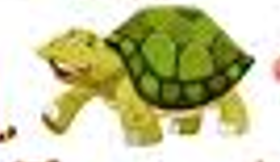
#> input picture tor.png, 280 x 162 px, found by its file name
$ python 'pr 9.py'
#> lines starting #> are read from the running program, lines starting #| are printed output that depends on the picture; long printed decimals are rounded
import cv2
import numpy as np

def detect_object(template_path, input_image_path):

    template = cv2.imread(template_path, 0)
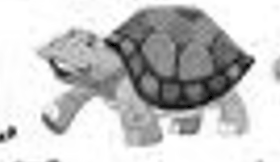
#> template: shape (162, 280); min 0, max 255, mean 197.1
    img = cv2.imread(input_image_path)
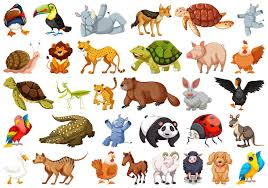
#> input picture animal.jpg, 268 x 188 px, found by its file name
#> img is the input picture: shape (188, 268, 3); mean B, G, R 184.7, 200.4, 214.1

    if template is None:
        print("Error: Template image not found!")
        return

    if img is None:
        print("Error: Input image not found!")
        return

    gray_img = cv2.cvtColor(img, cv2.COLOR_BGR2GRAY)
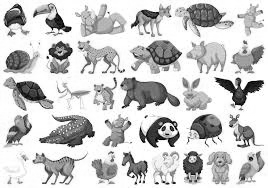
#> gray_img: shape (188, 268); min 0, max 255, mean 202.7

    best_score = -1
    best_location = None
    best_size = None

    scales = np.arange(0.3, 1.01, 0.05)

    for scale in scales:

        new_width = int(template.shape[1] * scale)
        new_height = int(template.shape[0] * scale)

        if new_width < 20 or new_height < 20:
            continue

        resized_template = cv2.resize(
            template,
            (new_width, new_height)
        )

        if (new_width > gray_img.shape[1] or
                new_height > gray_img.shape[0]):
            continue

        result = cv2.matchTemplate(
            gray_img,
            resized_template,
            cv2.TM_CCOEFF_NORMED
        )

        min_val, max_val, min_loc, max_loc = cv2.minMaxLoc(result)

        if max_val > best_score:
            best_score = max_val
            best_location = max_loc
            best_size = (new_width, new_height)
#> this loop made 15 passes
#> (min_val, max_val, min_loc, best_score, best_location) on pass 1: (-0.384, 0.582, (127, 12), 0.582, (111, 32))
#> (min_val, max_val, min_loc, max_loc) on passes 2 to 7: (-0.304, 0.427, (132, 53), (86, 66)), (-0.263, 0.31, (53, 10), (77, 64)), (-0.228, 0.229, (14, 55), (71, 53)), (-0.21, 0.249, (6, 56), (70, 37)), (-0.203, 0.226, (6, 12), (44, 72)), (-0.2, 0.174, (7, 44), (35, 73))
#> pass 1, in detect_object, `resized_template = cv2.resize( template, (new_width, new_height) )`:
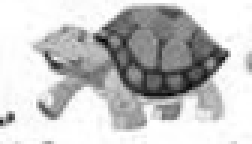
#> resized_template: shape (48, 84) (shown 3 times larger); min 1, max 255, mean 197
#> pass 1, in detect_object, `result = cv2.matchTemplate( gray_img, resized_template, cv2.TM_CCOEFF_..`:
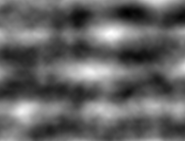
#> result: shape (141, 185) float32; min -0.384, max 0.582, mean -0.00682; drawn with min black and max white
#> pass 2, in detect_object, `result = cv2.matchTemplate( gray_img, resized_template, cv2.TM_CCOEFF_..`:
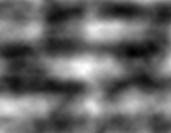
#> result: shape (133, 171) float32; min -0.304, max 0.427, mean -0.0082; drawn with min black and max white
#> after the loop, best_score = 0.582

    threshold = 0.2

    print("Best Correlation Score:", best_score)
#| Best Correlation Score: 0.5821

    if best_score >= threshold:

        x, y = best_location
#> x = 111; y = 32
        w, h = best_size
#> w = 84; h = 48

        cv2.rectangle(
            img,
            (x, y),
            (x + w, y + h),
            (0, 255, 255),
            3
        )

        cv2.putText(
            img,
            "Object Detected",
            (x, y - 10),
            cv2.FONT_HERSHEY_SIMPLEX,
            0.8,
            (0, 255, 255),
            2
        )
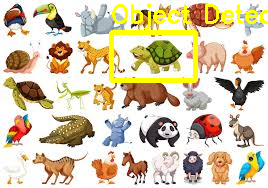
#> img: shape (188, 268, 3); mean B, G, R 175.8, 203.1, 215.9

        print("Object Detected")

    else:
        print("Object Not Detected")

    cv2.imshow("CS24073 Detected Objects CS24073", img)
    cv2.waitKey(0)
    cv2.destroyAllWindows()


template_path = r"C:\Users\ayush\PycharmProjects\IP_Practicals\tor.png"
input_image_path = r"C:\Users\ayush\PycharmProjects\IP_Practicals\animal.jpg"

detect_object(template_path, input_image_path)
